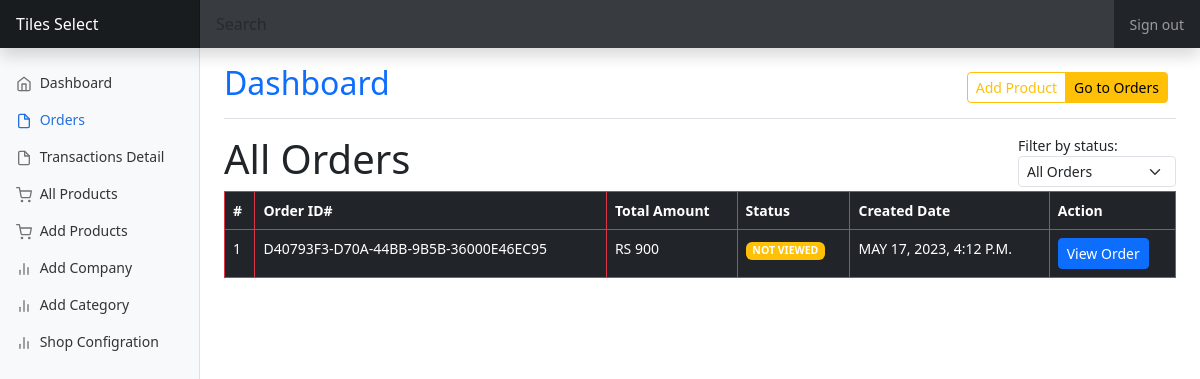
Before: /shop-dashboard/all-orders (signed in) with the older database file.
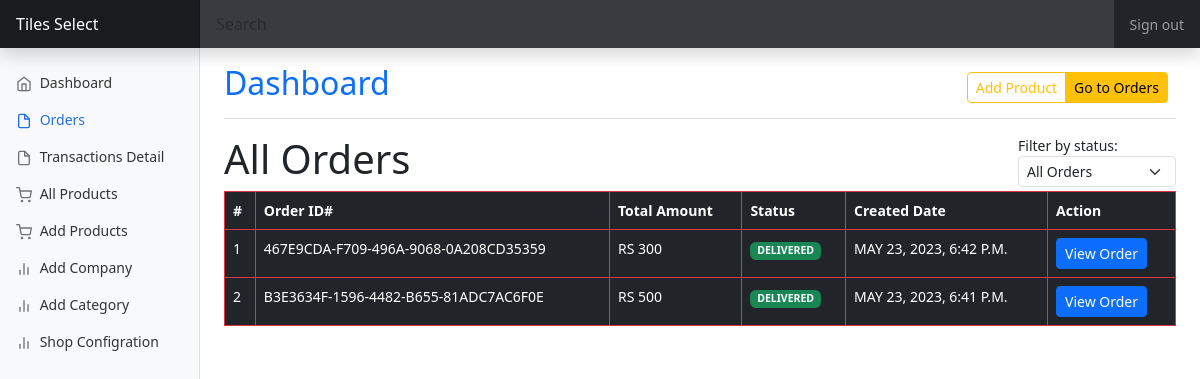
After: the same page with the newer database file.
### core/models.py (models this page shows, shortened)
class Order(models.Model):
    id = models.UUIDField(primary_key=True,default=uuid.uuid4 , unique=True)
    user = models.ForeignKey(User, on_delete=models.CASCADE)
    showroom = models.ForeignKey(Showrooms, on_delete=models.CASCADE , related_name="showrooms")
    products_list = models.CharField(max_length=250 , blank= True , null = True)
    total_amount = models.CharField(max_length=250 , blank= True , null = True)
    first_name = models.CharField( max_length=50 , blank=True , null=True)
    last_name = models.CharField( max_length=50 ,blank=True , null=True)
    street_address = models.CharField( max_length=200,blank=True , null=True)
    city = models.CharField( max_length=50,blank=True , null=True)
    phone = models.IntegerField(blank=True , null=True)
    email = models.EmailField(max_length=254,blank=True , null=True)
    order_description = models.TextField(blank=True , null=True)
    ordered = models.BooleanField(default=False)
    accepted = models.BooleanField(default=False)
    rejected = models.BooleanField(default=False)
    delivered = models.BooleanField(default=False)
    created_at = models.DateTimeField(auto_now_add=True)
    updated_at = models.DateTimeField(auto_now=True)

### order_management/views.py (the view)
# urls.py: path('shop-dashboard/all-orders', views.all_orders, name="all_orders"),
@cache_control(no_cache=True, must_revalidate=True , no_store=True)
@login_required(login_url='shop_dashboard_signin')
def all_orders(request):
    if request.user.showroom_owner == True:
        showroom = Showrooms.objects.get(id=request.user.id)
        products = Product.objects.filter(showroom = showroom)
        filter_status = request.GET.get('status', 'all')
        if filter_status == 'all':
            orders = Order.objects.filter(showroom=showroom).order_by('-created_at')
        elif filter_status == 'accepted':
            orders = Order.objects.filter(showroom=showroom,accepted=True , delivered=False).order_by('-created_at')
        elif filter_status == 'rejected':
            orders = Order.objects.filter(showroom=showroom,rejected=True).order_by('-created_at')
        elif filter_status == 'delivered':
            orders = Order.objects.filter(showroom=showroom,delivered=True , accepted = True).order_by('-created_at')
        else:
            orders = Order.objects.none()
        context = {
            "showroom": showroom,
            "products": products,
            "orders": orders,
            'filter_status': filter_status,
        }
        return render(request , "shop/dashboard/all_orders.html" , context)
    else:
        return redirect("shop_dashboard_signin")

### templates/shop/dashboard/all_orders.html (shortened to what this page needs)
{% extends 'shop/dashboard/shop_dashboard_base.html' %}
{% block content %}
<div class="d-flex justify-content-between">
    <h1>All Orders</h1>
    <div class="filter ">
        <label >Filter by status:</label>
        <form method="GET">
        <select  id="status-filter" name="status" class="form-select form-select-sm " onchange="this.form.submit()">
            <option value="all" {% if filter_status == 'all' %}selected{% endif %}>All Orders</option>
        </select>
        </form>
    </div>
</div>
<div class="table-responsive">
    <table id="order-table" class="table table-dark table-hover table-lg table-bordered border-danger">
      <thead>
        <tr>
          <th scope="col">#</th>
          <th scope="col">Order ID#</th>
          <th scope="col">Total Amount</th>
          <th scope="col">Status</th>
          <th scope="col">Created Date</th>
          <th scope="col">Action</th>
        </tr>
      </thead>
      <tbody >
        {% for i in orders %}
        <tr>
          <td class="text-uppercase">{{forloop.counter}}</td>
          <td class="text-uppercase">{{i.id}}</td>
          <td class="text-uppercase">Rs {{i.total_amount}}</td>
          <td class="text-uppercase">{% if i.accepted == True and i.delivered == True  %} <span class="badge bg-success text-wrap">Delivered</span> {% elif i.rejected == True %}<span class="badge bg-danger text-wrap"> Rejected </span>{% elif i.accepted == True  %} <span class="badge bg-info text-wrap">Accepted </span>{% else %} <span class="badge bg-warning text-wrap">Not viewed</span> {% endif %}</td>
          <td class="text-uppercase">{{i.created_at}}</td>
          <td>
            <a href="{% url 'invoice_order' i.id %}" class="btn btn-primary btn-sm">View Order</a>
          </td>
        </tr>
        {% endfor %}
      </tbody>
    </table>
  </div>
{% endblock content %}

Changed rows visible on the page:
removed Order: id "D40793F3-D70A-44BB-9B5B-36000E46EC95", total_amount "900", accepted "NOT VIEWED", created_at "MAY 17, 2023, 4:12 P.M."
added Order: id "467E9CDA-F709-496A-9068-0A208CD35359", total_amount "300", accepted "DELIVERED", created_at "MAY 23, 2023, 6:42 P.M."
added Order: id "B3E3634F-1596-4482-B655-81ADC7AC6F0E", total_amount "500", accepted "DELIVERED", created_at "MAY 23, 2023, 6:41 P.M."
